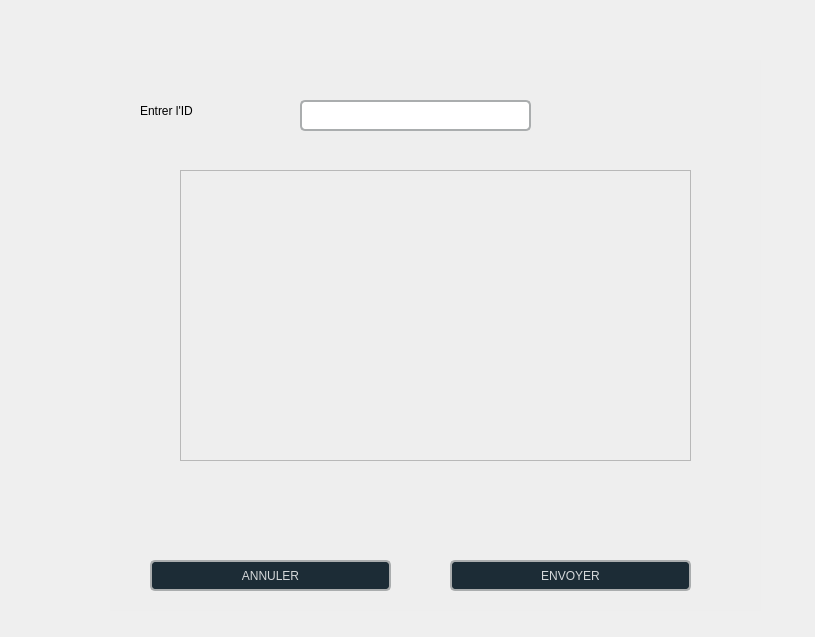
<?xml version="1.0" encoding="UTF-8"?>
<ui version="4.0">
 <class>mail</class>
 <widget class="QDialog" name="mail">
  <property name="geometry">
   <rect>
    <x>0</x>
    <y>0</y>
    <width>815</width>
    <height>637</height>
   </rect>
  </property>
  <property name="windowTitle">
   <string>Dialog</string>
  </property>
  <widget class="QWidget" name="widget" native="true">
   <property name="geometry">
    <rect>
     <x>110</x>
     <y>60</y>
     <width>651</width>
     <height>551</height>
    </rect>
   </property>
   <property name="styleSheet">
    <string notr="true">background-color: #eeeeee;</string>
   </property>
   <widget class="QPushButton" name="envoi">
    <property name="geometry">
     <rect>
      <x>340</x>
      <y>500</y>
      <width>241</width>
      <height>31</height>
     </rect>
    </property>
    <property name="styleSheet">
     <string notr="true">QPushButton#envoi {
    background-color: rgb(28, 44, 54);
border: 1.6px solid rgba(170,173,174,255)rgb(255, 255, 255); border-radius: 5px;

    color: rgb(213, 216, 218);
    font: 700 9pt &quot;Segoe UI&quot;;
    cursor: pointer;  /* Hand pointer cursor on hover */
}

QPushButton#envoi:hover {
  /* Darker shade when hovering */
	background-color: #284853;
    color: rgb(255, 255, 255);  /* Optional: Change text color on hover */
}

QPushButton#envoi:pressed {
	background-color: rgb(74, 74, 74);
    color: rgb(255, 255, 255);  /* Optional: Change text color when pressed */
}
</string>
    </property>
    <property name="text">
     <string>ENVOYER</string>
    </property>
   </widget>
   <widget class="QPushButton" name="cancel">
    <property name="geometry">
     <rect>
      <x>40</x>
      <y>500</y>
      <width>241</width>
      <height>31</height>
     </rect>
    </property>
    <property name="styleSheet">
     <string notr="true">QPushButton#cancel {
    background-color: rgb(28, 44, 54);
border: 1.6px solid rgba(170,173,174,255)rgb(255, 255, 255); border-radius: 5px;

    color: rgb(213, 216, 218);
    font: 700 9pt &quot;Segoe UI&quot;;
    cursor: pointer;  /* Hand pointer cursor on hover */
}

QPushButton#cancel:hover {
  /* Darker shade when hovering */
	background-color: #284853;
    color: rgb(255, 255, 255);  /* Optional: Change text color on hover */
}

QPushButton#cancel:pressed {
	background-color: rgb(74, 74, 74);
    color: rgb(255, 255, 255);  /* Optional: Change text color when pressed */
}
</string>
    </property>
    <property name="text">
     <string>ANNULER</string>
    </property>
   </widget>
   <widget class="QLineEdit" name="idemail">
    <property name="geometry">
     <rect>
      <x>190</x>
      <y>40</y>
      <width>231</width>
      <height>31</height>
     </rect>
    </property>
    <property name="styleSheet">
     <string notr="true">border: 1.6px solid rgba(170,173,174,255)rgb(255, 255, 255); border-radius: 5px;
background-color: rgb(255, 255, 255);</string>
    </property>
   </widget>
   <widget class="QLabel" name="label">
    <property name="geometry">
     <rect>
      <x>30</x>
      <y>35</y>
      <width>151</width>
      <height>31</height>
     </rect>
    </property>
    <property name="styleSheet">
     <string notr="true">font: 16pt &quot;Segoe UI Symbol&quot;;</string>
    </property>
    <property name="text">
     <string>Entrer l'ID</string>
    </property>
   </widget>
   <widget class="QPlainTextEdit" name="message">
    <property name="geometry">
     <rect>
      <x>70</x>
      <y>110</y>
      <width>511</width>
      <height>291</height>
     </rect>
    </property>
   </widget>
  </widget>
 </widget>
 <resources/>
 <connections/>
</ui>
